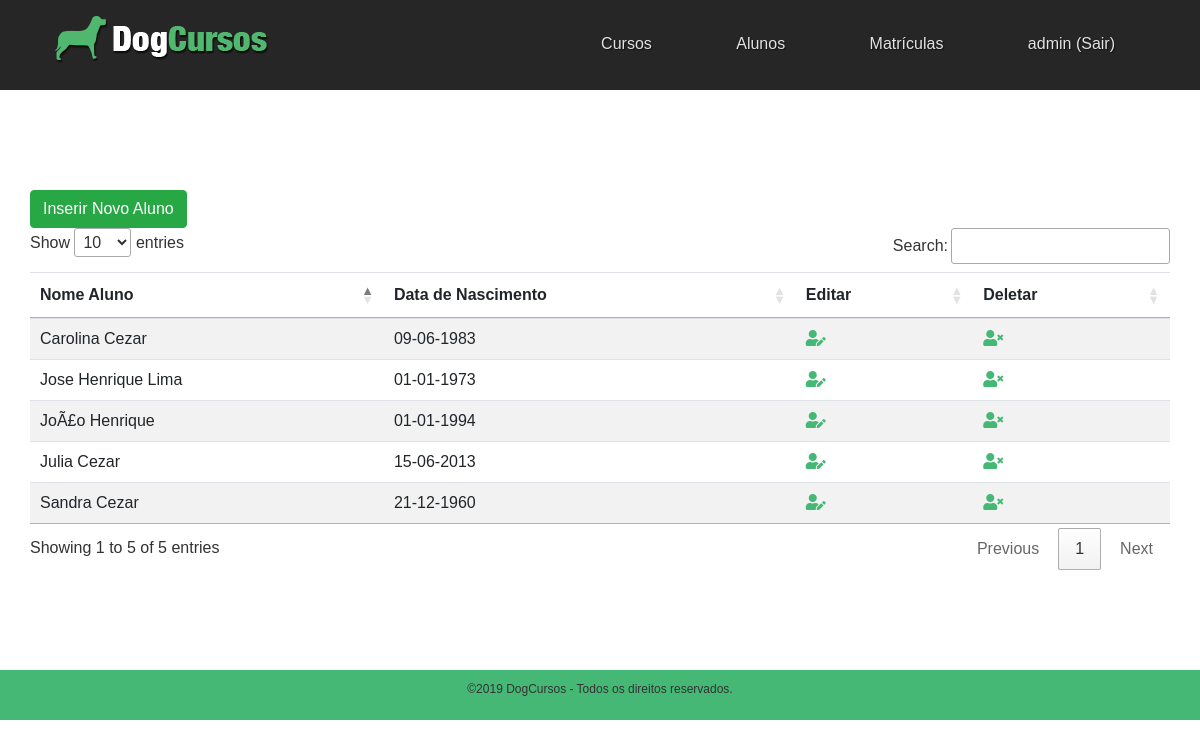
Page /index.php?pagina=alunos (signed in) on the committed database.
### tables this page shows
CREATE TABLE `alunos` (
  `id_aluno` int(11) NOT NULL,
  `nome_aluno` varchar(255) NOT NULL,
  `data_nascimento` varchar(255) DEFAULT NULL
);

### db.php (called while the page is built, shortened)
<?php
$servidor = "localhost";
$usuario = "root";
$senha = "";
$db = "aula_php";
$conexao = mysqli_connect($servidor, $usuario, $senha, $db);
$query = "SELECT * FROM alunos";
$consulta_alunos = mysqli_query($conexao, $query);

### views/alunos.php (the view)
<a class="btn btn-success" href="?pagina=inserir_aluno">Inserir Novo Aluno</a>
<table class="table table-hover table-striped" id="alunos">
    <thead>
        <tr>
            <th>Nome Aluno</th>
            <th>Data de  Nascimento</th>
            <th>Editar</th>
            <th>Deletar</th>
        </tr>
    </thead>
    <tbody>
        <?php
            while ($linha = mysqli_fetch_array($consulta_alunos)) {
                echo '<tr><td>'.$linha['nome_aluno'].'</td>';
                echo '<td>'.$linha['data_nascimento'].'</td>';
        ?>
            <td><a href="?pagina=inserir_aluno&editar=<?php echo $linha['id_aluno']; ?>">
                <span style="color: #44b874;">
                    <i class="fas fa-user-edit"></i>
                </span>
            </a></td>
            <td><a href="deleta_aluno.php?id_aluno=<?php echo $linha['id_aluno']; ?>">
                <span style="color: #44b874;">
                    <i class="fas fa-user-times"></i>
                </span>
            </a></td></tr>
        <?php
            }
        ?>
    </tbody>
</table>

### css/estilo.css (style rules this page uses)
* { margin: 0; padding: 0; }
body { font-family: helvetica, arial; font-size: 16px; color:#333; }

### rows in the picture
alunos: nome_aluno "Jose Henrique Lima", data_nascimento "01-01-1973"
alunos: nome_aluno "JoÃ£o Henrique", data_nascimento "01-01-1994"
alunos: nome_aluno "Sandra Cezar", data_nascimento "21-12-1960"
alunos: nome_aluno "Julia Cezar", data_nascimento "15-06-2013"
alunos: nome_aluno "Carolina Cezar", data_nascimento "09-06-1983"

### other values in the picture
$_SESSION['usuario'] "admin"
